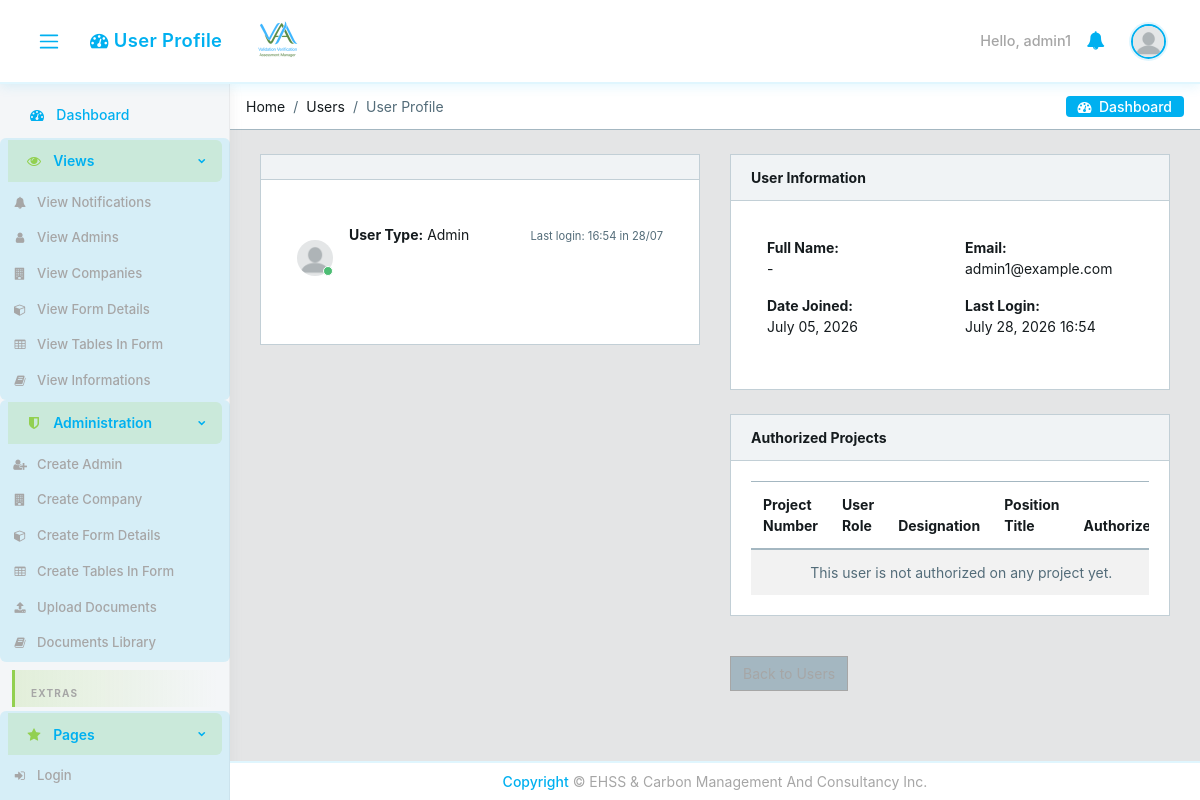
Page /users/3/ (signed in) on the earlier database version.
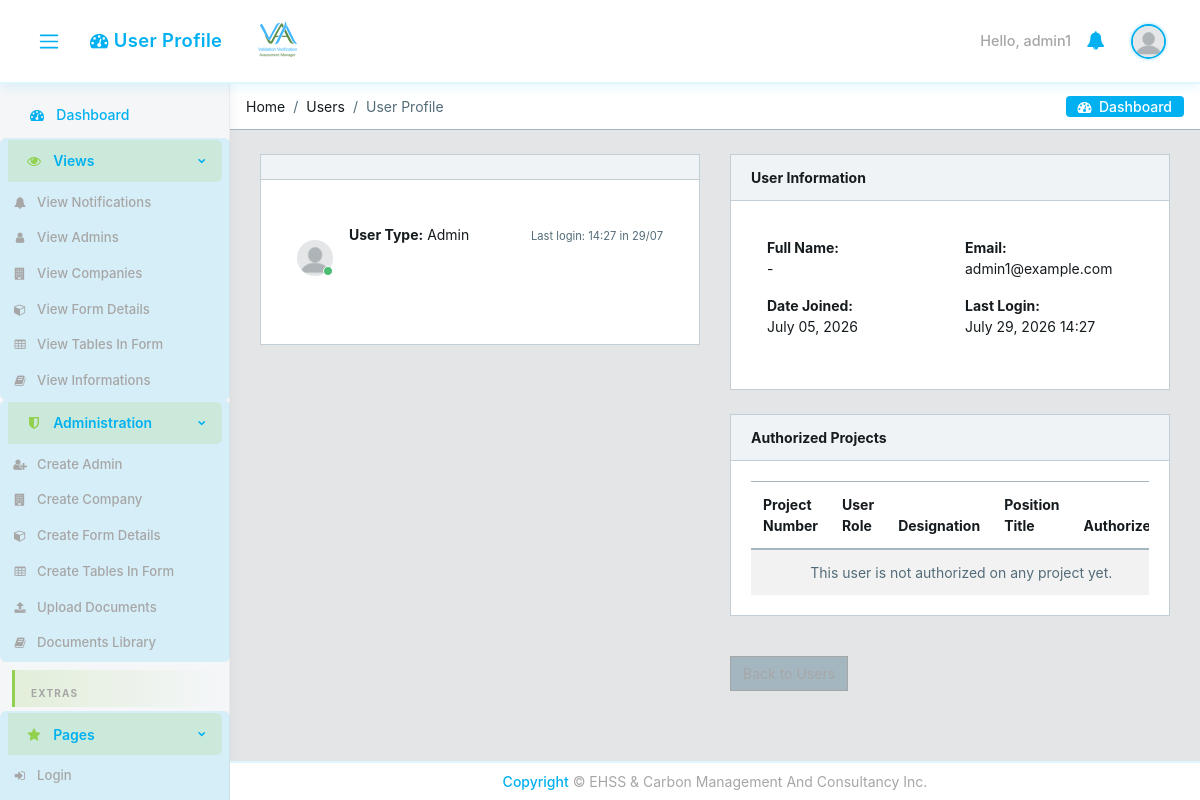
Same page on the later database version.
### core/models.py (models this page shows, shortened)
class CustomUser(AbstractUser):
    email = models.EmailField(unique=True)
    user_type = models.CharField(max_length=15, choices=USER_TYPE_CHOICES)
    user_role = models.CharField(
        max_length=30, choices=USER_ROLE_CHOICES, blank=True, verbose_name='User Role',
    )
    designation = models.CharField(max_length=100, blank=True, null=True)
    position_title = models.CharField(max_length=150, blank=True, verbose_name='Position Title')
    contact_number = models.CharField(max_length=20, blank=True, null=True)
    cv = models.FileField(upload_to='core/cvs/', blank=True, null=True)
    company = models.ForeignKey(
        'Company', on_delete=models.SET_NULL, null=True, blank=True,
        related_name='managers'
    )
    created_by = models.ForeignKey(
        'self', on_delete=models.SET_NULL, null=True, blank=True,
        related_name='created_users'
    )
    created_date = models.DateField(auto_now_add=True)
    created_time = models.TimeField(auto_now_add=True)
    under_supervision = models.ForeignKey(
        'self', on_delete=models.SET_NULL, null=True, blank=True,
        related_name='supervised_users'
    )
    avatar = models.ImageField(upload_to='core/avatar', blank=True)
    def can_manage_user(self, target_user):
        if self.user_type == 'admin':
            return True
    @property
    def avatar_url(self):
        if self.avatar:
            try:
                return self.avatar.url
            except ValueError:
                pass
        return static('core/img/avatar/blank_profile.png')

### core/views.py (the view)
# urls.py: path('users/<int:profile_id>/', views.UserProfileView.as_view(), name='user'),
class UserProfileView(LoginRequiredMixin, View):
    def get(self, request, profile_id):
        profile = get_object_or_404(CustomUser, id=profile_id)
        if not request.user.can_manage_user(profile) and request.user != profile:
            messages.error(request, 'Access denied.')
            return redirect('core:dashboard')
        project_authorizations = (
            profile.team_assignments.filter(is_active=True)
            .select_related('project')
            .order_by('project__project_number')
        )
        return render(request, 'core/user.html', {
            'user_view': profile,
            'project_authorizations': project_authorizations,
            'success_action': request.GET.get('success', ''),
            'success_user': request.GET.get('user', ''),
        })

### core/access.py (called while the page is built, shortened)
def enforce_active_company_for_login(user):
    if user is None:
        return False
    if user.user_type not in ('manager', 'employee'):
        return True

### core/context_processors.py (called while the page is built)
def logged_user_processor(request):
    if request.user.is_authenticated:
        return {'logged_user': request.user}
    return {'logged_user': None}

def _fetch_unread_notifications(user):
    return list(
        Notification.objects.filter(recipient_id=user.pk, read=False)
        .only('pk', 'message', 'created_at', 'read', 'link')
        .order_by('-created_at')[:10]
    )

def _notification_cache_key(user_pk):
    return f'unread_notifications_{user_pk}'

def static_version_processor(request):
    return {
        'STATIC_VERSION': getattr(settings, 'STATIC_VERSION', '1'),
        'IS_DEV': settings.DEBUG,
    }

### core/templatetags/form_permissions.py (called while the page is built)
@register.filter
def can_manage_user(editor, target):
    if not editor or not target:
        return False
    return editor.can_manage_user(target)

### core/templates/core/user.html (shortened to what the changed rows need)
{% extends 'core/base.html' %}
{% load static %}
{% load form_permissions %}
{% block content %}
<div class="container-fluid">
  <div id="ui-view" style="opacity: 1;"><div class="animated fadeIn">
            <div class="row">
                <div class="col-12">
                            <div class="row">
                                <div class="col-12 col-md-6">
                <div class="card">
                                <div class="card-body">
                                    <div class="tab-pane p-3 active show">
                                      <div class="message">
                                        <div class="py-3 pb-5 mr-3 float-left">
                                          <div class="avatar">
                                          </div>
                                        </div>
                                        <div>
                                            {% if user_view.last_login %}
                                          <small class="text-muted float-right mt-1">Last login: {{ user_view.last_login|date:"H:i" }} in {{ user_view.last_login|date:"d/m" }}</small>
                                            {% endif %}
                                        </div>
                                        <div class="mt-2">
                                            <strong>User Type:</strong> {{ user_view.get_user_type_display }}<br>
                                        </div>
                          </div>
                                      </div>
                                    </div>
                                </div>
                            </div>
                            <div class="col-12 col-md-6">
                <div class="card">
                                <div class="card-body">
                                    <div class="tab-pane p-3 active show">
                            <div class="row">
                                <div class="col-md-6">
                                    <strong>Full Name:</strong>
                                    <p>{{ user_view.get_full_name|default:'-' }}</p>
                                </div>
                                <div class="col-md-6">
                                    <strong>Email:</strong>
                                    <p>{{ user_view.email }}</p>
                                </div>
                            </div>
                                        <div class="row">
                                <div class="col-md-6">
                                    <strong>Date Joined:</strong>
                                    <p>{{ user_view.date_joined|date:"F d, Y" }}</p>
                                        </div>
                                <div class="col-md-6">
                                    <strong>Last Login:</strong>
                                    <p>{{ user_view.last_login|date:"F d, Y H:i" }}</p>
                                        </div>
                                    </div>
                        </div>
                    </div>
                </div>
                <div class="row mt-3">
                    <div class="col-12">
                        <div class="card">
                            <div class="card-body">
                                <div class="table-responsive">
                                    <table class="table table-striped mb-0">
                                        <thead>
                                            <tr>
                                                <th>Project Number</th>
                                                <th>User Role</th>
                                                <th>Designation</th>
                                                <th>Position Title</th>
                                                <th>Authorized</th>
                                            </tr>
                                        </thead>
                                    </table>
                                </div>
                            </div>
                        </div>
                    </div>
                </div>
            </div>
        </div>
    </div>
</div>
  </div>
</div>
{% endblock %}

### core/templates/core/base.html (shortened to what the changed rows need)
{% load static %}
<!DOCTYPE html>
<html lang="en">
<head>
  <link rel="stylesheet" href="{% static 'core/css/font-awesome.min.css' %}?v={{ STATIC_VERSION }}">
  <link rel="stylesheet" href="{% static 'core/css/fa5-compat.css' %}?v={{ STATIC_VERSION }}">
  <link href="{% static 'core/css/style.min.css' %}?v={{ STATIC_VERSION }}" rel="stylesheet">
  <link href="{% static 'core/css/estilo.css' %}?v={{ STATIC_VERSION }}" rel="stylesheet">
</head>
{% block body %}
<body class="app header-fixed sidebar-fixed aside-menu-fixed aside-menu-hidden">
  <header class="app-header navbar">
    <ul class="nav navbar-nav ml-auto">
      {% if user.is_authenticated %}
      <li class="text-white">Hello, {{ user.username }}</li>
      {% else %}
      <li class="text-muted">
        <a href="{% url 'core:login' %}">sign in</a>
      </li>
      {% endif %}
      <li class="nav-item dropdown">
        <a class="nav-link" data-toggle="dropdown" href="#" role="button" aria-haspopup="true" aria-expanded="false">
        </a>
      </li>
      <li class="nav-item dropdown">
        <a class="nav-link" data-toggle="dropdown" href="#" role="button" aria-haspopup="true" aria-expanded="false">
        </a>
      </li>
    </ul>
  </header>
  <div class="app-body">
    <main class="main" id="app-main">
{% block content %}
{% endblock %}
    </main>
  </div>
</body>
{% endblock body %}
</html>

Differences in the rows shown:
changed CustomUser "admin1": last_login "16:54" → "14:27"; last_login "28/07" → "29/07"; last_login "July 28, 2026 16:54" → "July 29, 2026 14:27"
